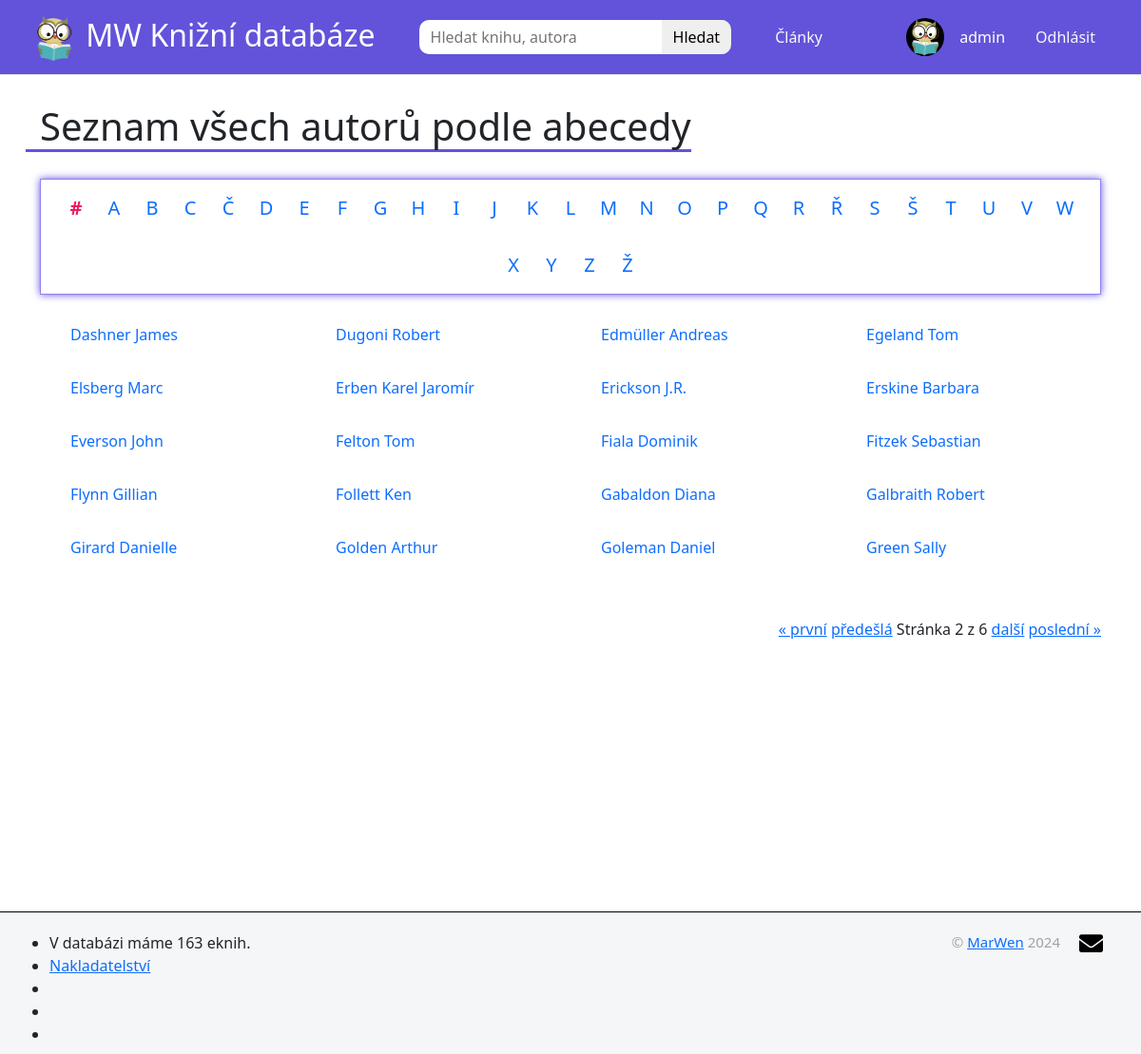
Page /vsichni-autori/?page=2 (signed in) on the earlier database version.
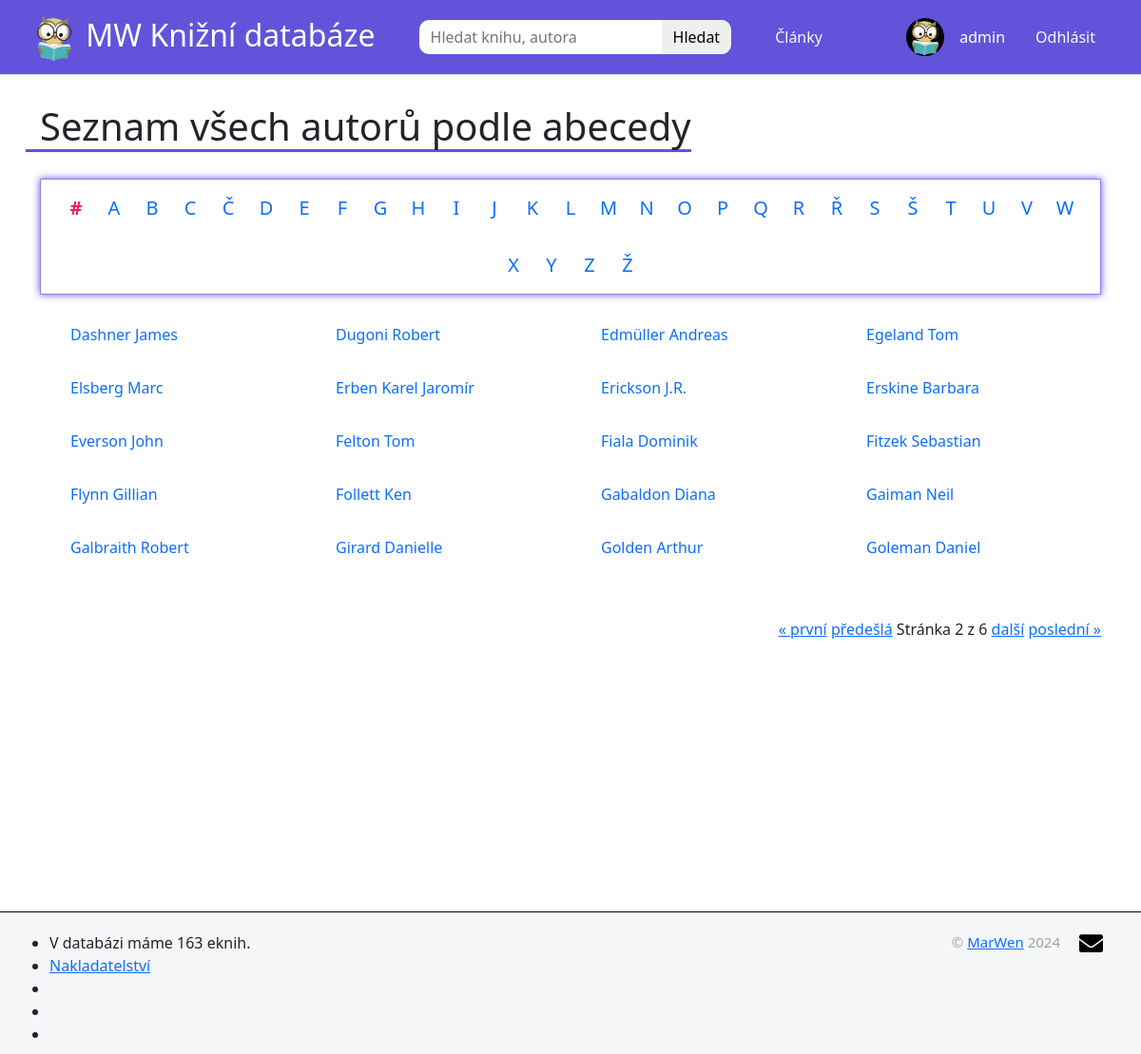
Same page on the later database version.
### knihy/models.py (models this page shows, shortened)
class Author(models.Model):
    first_name = models.CharField(max_length=50, default="")
    last_name = models.CharField(max_length=50, null=True, blank=True)
    slug = models.SlugField(max_length=50, null=True, blank=True)
    class Meta:
        ordering = ["last_name"]

### knihy/views.py (the view)
# urls.py: path("vsichni-autori/", AllAuthorsView.as_view(), name="vsichni-autori"),
class AllAuthorsView(ListView):
    model = Author
    template_name = "vsichni-autori.html"
    paginate_by = 20
    def get_queryset(self):
        return Author.objects.order_by("last_name")
    def get_context_data(self, **kwargs):
        context = super().get_context_data(**kwargs)
        all_authors = self.get_queryset()
        paginator = Paginator(all_authors, self.paginate_by)
        page = self.request.GET.get('page')
        try:
            context["all_authors"] = paginator.page(page)
        except PageNotAnInteger:
            context["all_authors"] = paginator.page(1)
        except EmptyPage:
            context["all_authors"] = paginator.page(paginator.num_pages)
        return context

### databaze_eknih/context_processors.py (called while the page is built)
def books_count(request):
    from knihy.models import Book
    return {"books_count": Book.objects.count()}

### knihy/templates/vsichni-autori.html (shortened to what this page needs)
{% extends "base.html" %}
{% block content %}
<h1>Seznam všech autorů podle abecedy</h1>
<div class="abeceda-autoru">
    <ul>
        <li>
            <a href="{% url 'vsichni-autori' %}" class="active">#</a>
        </li>
        {% for char in 'ABCČDEFGHIJKLMNOPQRŘSŠTUVWXYZŽ' %}
        <li>
            <a href="{% url 'vsichni-autori-abecedne' char %}">{{ char }}</a>
        </li>
        {% endfor %}
    </ul>
</div>
<div class="abc-authors">
    {% for author in all_authors %}
    <ul>
        <li>
            <a href="{% url 'detail-autora' author.slug %}">
                <p>{{ author.last_name }} {{ author.first_name }}</p>
            </a>
        </li>
    </ul>
    {% endfor %}
</div>
<div class="pagination">
    <span class="step-links">
        {% if all_authors.has_previous %}
            <a href="?page=1">&laquo; první</a>
            <a href="?page={{ all_authors.previous_page_number }}">předešlá</a>
        {% endif %}
        <span class="current">
            Stránka {{ all_authors.number }} z {{ all_authors.paginator.num_pages }}
        </span>
        {% if all_authors.has_next %}
            <a href="?page={{ all_authors.next_page_number }}">další</a>
            <a href="?page={{ all_authors.paginator.num_pages }}">poslední &raquo;</a>
        {% endif %}
    </span>
</div>
{% endblock %}

Differences in the rows shown:
no longer on this page (row unchanged): Author: last_name "Green", first_name "Sally"
added Author: last_name "Gaiman", first_name "Neil"
